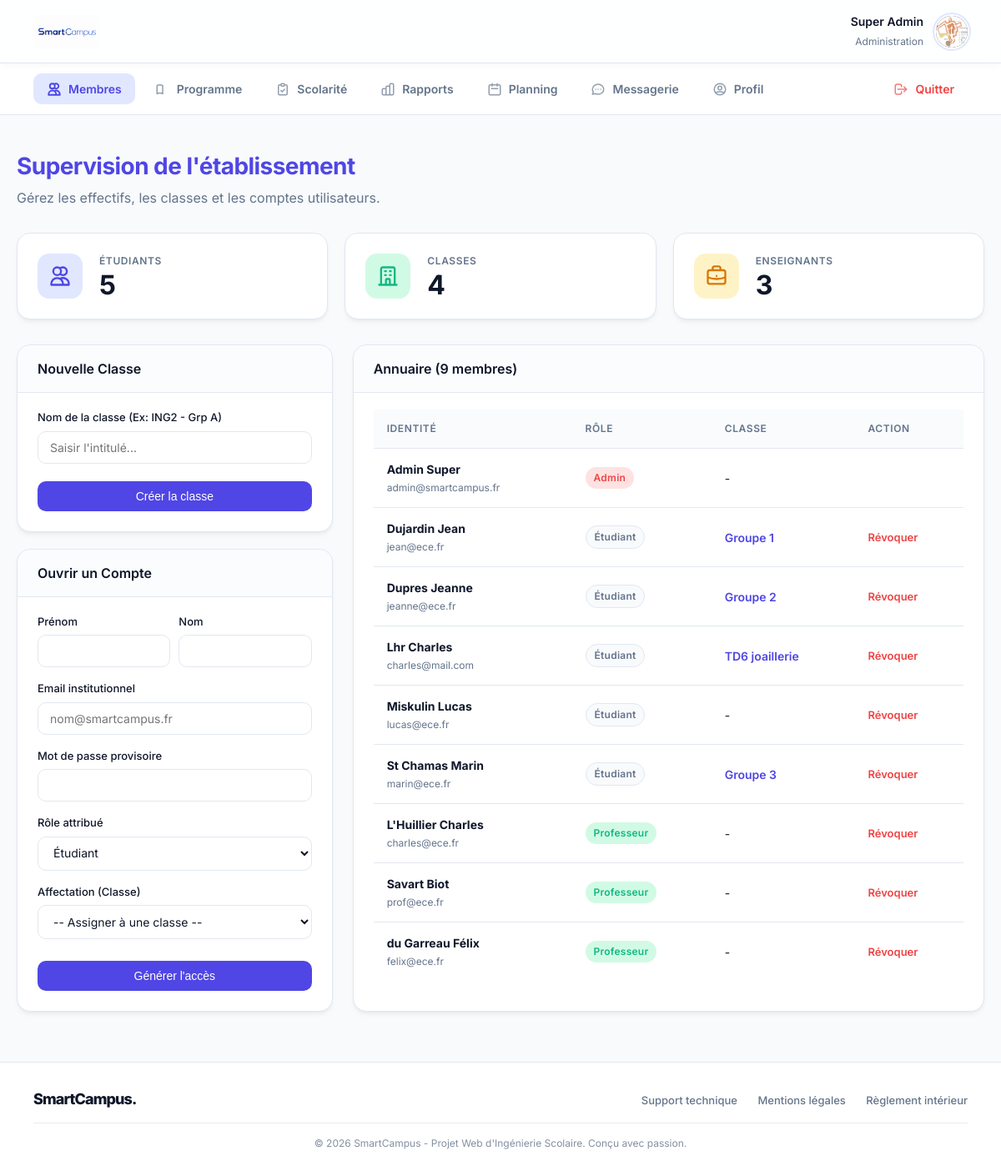
Before: /dashboard_administrateur.php (signed in) with the older database file.
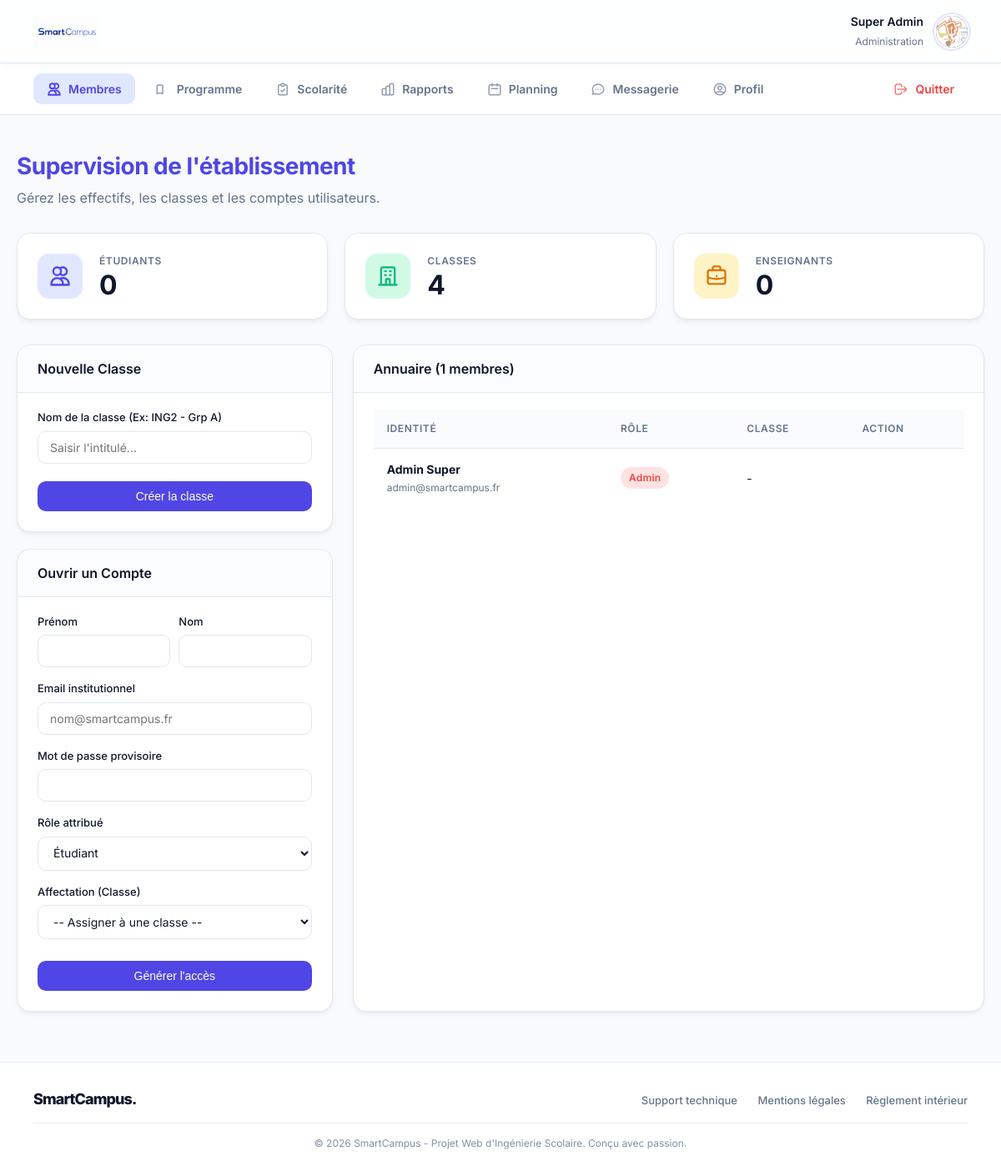
After: the same page with the newer database file.
### tables this page shows
CREATE TABLE utilisateurs (
        id INTEGER PRIMARY KEY AUTOINCREMENT,
        prenom TEXT NOT NULL,
        nom TEXT NOT NULL,
        email TEXT UNIQUE NOT NULL,
        role TEXT CHECK(role IN ('etudiant', 'professeur', 'administrateur')) NOT NULL,
        mot_de_passe_hash TEXT NOT NULL,
        statut_compte TEXT DEFAULT 'actif',
        groupe_id INTEGER,
        FOREIGN KEY(groupe_id) REFERENCES groupes(id) ON DELETE SET NULL
    );

CREATE TABLE groupes (
        id INTEGER PRIMARY KEY AUTOINCREMENT,
        nom TEXT NOT NULL UNIQUE
    );

### dashboard_administrateur.php (the view, shortened to what this page needs)
<?php
require_once 'db.php';
$groupes = $db->query("SELECT * FROM groupes ORDER BY nom")->fetchAll();
$utilisateurs = $db->query("SELECT u.*, g.nom as nom_groupe FROM utilisateurs u LEFT JOIN groupes g ON u.groupe_id = g.id ORDER BY u.role, u.nom")->fetchAll();
$nb_etudiants = $db->query("SELECT COUNT(*) FROM utilisateurs WHERE role = 'etudiant'")->fetchColumn();
$nb_profs = $db->query("SELECT COUNT(*) FROM utilisateurs WHERE role = 'professeur'")->fetchColumn();
$nb_classes = count($groupes);
?>
<!DOCTYPE html>
<html lang="fr">
<head>
    <link rel="stylesheet" href="style.css">
</head>
<body>
    <?php include 'menu.php'; ?>
    <div class="container">
        <div style="margin-bottom: 30px;">
            <h1 style="color:var(--primary);">Supervision de l'établissement</h1>
            <p style="color:var(--text-muted); margin:0;">Gérez les effectifs, les classes et les comptes utilisateurs.</p>
        </div>
        <div class="stats-container">
            <div class="card stat-card">
                <div class="stat-icon icon-indigo">
                    <svg xmlns="http://www.w3.org/2000/svg" width="28" height="28" fill="none" viewBox="0 0 24 24" stroke="currentColor" stroke-width="2"><path stroke-linecap="round" stroke-linejoin="round" d="M12 4.354a4 4 0 110 5.292M15 21H3v-1a6 6 0 0112 0v1zm0 0h6v-1a6 6 0 00-9-5.197M13 7a4 4 0 11-8 0 4 4 0 018 0z" /></svg>
                </div>
                <div class="stat-info"><h2>Étudiants</h2><div class="stat-value"><?= $nb_etudiants ?></div></div>
            </div>
            <div class="card stat-card">
                <div class="stat-icon icon-emerald">
                </div>
                <div class="stat-info"><h2>Classes</h2><div class="stat-value"><?= $nb_classes ?></div></div>
            </div>
            <div class="card stat-card">
                <div class="stat-icon icon-amber">
                </div>
                <div class="stat-info"><h2>Enseignants</h2><div class="stat-value"><?= $nb_profs ?></div></div>
            </div>
        </div>
        <div class="dashboard-grid inverse">
            <div class="form-section">
                <div class="card">
                    <div class="card-header"><h2>Nouvelle Classe</h2></div>
                    <form method="POST">
                        <label>Nom de la classe (Ex: ING2 - Grp A)</label>
                        <input type="text" name="nom_groupe" required placeholder="Saisir l'intitulé...">
                        <button type="submit" class="btn-action" style="width:100%; margin-top:5px;">Créer la classe</button>
                    </form>
                </div>
                <div class="card">
                    <div class="card-header"><h2>Ouvrir un Compte</h2></div>
                    <form action="traitement_inscription.php" method="POST">
                        <div style="display:flex; gap:10px;">
                            <div style="flex:1;"><label>Prénom</label><input type="text" name="prenom" required></div>
                            <div style="flex:1;"><label>Nom</label><input type="text" name="nom" required></div>
                        </div>
                        <label>Email institutionnel</label><input type="email" name="email" required placeholder="nom@smartcampus.fr">
                        <label>Mot de passe provisoire</label><input type="password" name="mot_de_passe" required>
                        <label>Rôle attribué</label>
                        <select name="role" id="roleSelect" required onchange="toggleGroupSelect()">
                            <option value="etudiant">Étudiant</option><option value="professeur">Professeur</option><option value="administrateur">Administrateur</option>
                        </select>
                        <div id="groupSelectContainer">
                            <label>Affectation (Classe)</label>
                            <select name="groupe_id" id="groupSelect">
                                <option value="">-- Assigner à une classe --</option>
                            </select>
                        </div>
                        <button type="submit" class="btn-action" style="width:100%; margin-top:10px;">Générer l'accès</button>
                    </form>
                </div>
            </div>
            <div class="card">
                <div class="card-header"><h2>Annuaire (<?= count($utilisateurs) ?> membres)</h2></div>
                <table>
                    <tr><th>Identité</th><th>Rôle</th><th>Classe</th><th>Action</th></tr>
                    <?php foreach ($utilisateurs as $u): ?>
                        <tr>
                            <td>
                                <strong><?= htmlspecialchars($u['nom'] . ' ' . $u['prenom']) ?></strong><br>
                                <span style="font-size:12px;color:var(--text-muted);"><?= htmlspecialchars($u['email']) ?></span>
                            </td>
                            <td>
                                <?php if($u['role'] == 'administrateur'): ?><span class="badge badge-danger">Admin</span>
                                <?php elseif($u['role'] == 'professeur'): ?><span class="badge badge-success">Professeur</span>
                                <?php else: ?><span class="badge badge-neutral">Étudiant</span>
                                <?php endif; ?>
                            </td>
                            <td><?= $u['nom_groupe'] ? '<span style="color:var(--primary);font-weight:600;">'.htmlspecialchars($u['nom_groupe']).'</span>' : '-' ?></td>
                            <td>
                                <?php if($u['id'] != $_SESSION['utilisateur_id']): ?>
                                    <a href="supprimer_utilisateur.php?id=<?= $u['id'] ?>" style="color:var(--danger); font-size:13px; font-weight:600;" onclick="return confirm('Supprimer ce membre ?');">Révoquer</a>
                                <?php endif; ?>
                            </td>
                        </tr>
                    <?php endforeach; ?>
                </table>
            </div>
        </div>
    </div>
    <?php include 'footer.php'; ?>
</body>
</html>

### menu.php (shortened to what this page needs)
<?php
require_once 'db.php';
$mon_id = $_SESSION['utilisateur_id'];
$mon_role = $_SESSION['role'];
$stmt_menu = $db->prepare("SELECT u.*, g.nom as nom_groupe FROM utilisateurs u LEFT JOIN groupes g ON u.groupe_id = g.id WHERE u.id = ?");
$stmt_menu->execute([$mon_id]);
$user_menu = $stmt_menu->fetch(PDO::FETCH_ASSOC);
$initiales_menu = strtoupper(substr($user_menu['prenom'], 0, 1) . substr($user_menu['nom'], 0, 1));
$avatar_menu_url = null;
$search_avatar_menu = glob("uploads/avatars/avatar_" . $mon_id . ".*");
if (!empty($search_avatar_menu)) { $avatar_menu_url = $search_avatar_menu[0]; }
$stmt_unread_menu = $db->prepare("SELECT COUNT(*) FROM messages WHERE destinataire_id = ? AND lu = 0");
$stmt_unread_menu->execute([$mon_id]);
$messages_non_lus_menu = $stmt_unread_menu->fetchColumn();
$current_page = basename($_SERVER['PHP_SELF']);
?>
<header class="top-bar">
    <img src="images/logo.jpg" alt="SmartCampus" onerror="this.src='https://via.placeholder.com/120x45?text=SmartCampus'">
    <div class="user-widget">
        <div class="user-widget-info" style="text-align: right;">
            <strong style="color:var(--text-main); font-size:14px;"><?= htmlspecialchars($user_menu['prenom'] . ' ' . $user_menu['nom']) ?></strong>
            <span style="font-size:12px; color:var(--text-muted);">
                <?php
                if ($mon_role === 'administrateur') echo 'Administration';
                elseif ($mon_role === 'professeur') echo 'Corps Enseignant';
                else echo htmlspecialchars($user_menu['nom_groupe'] ?? 'Étudiant');
                ?>
            </span>
        </div>
        <div class="avatar-small" <?= $mon_role === 'administrateur' ? 'style="background: #1e293b;"' : '' ?>>
            <?php if ($avatar_menu_url): ?><img src="<?= $avatar_menu_url ?>" alt="Profil"><?php else: ?><?= $initiales_menu ?><?php endif; ?>
        </div>
    </div>
</header>
<nav class="top-nav">
    <?php if ($mon_role === 'administrateur'): ?>
        <a href="dashboard_administrateur.php" class="<?= $current_page === 'dashboard_administrateur.php' ? 'active' : '' ?>">
            <svg fill="none" viewBox="0 0 24 24" stroke="currentColor" stroke-width="2"><path stroke-linecap="round" stroke-linejoin="round" d="M12 4.354a4 4 0 110 5.292M15 21H3v-1a6 6 0 0112 0v1zm0 0h6v-1a6 6 0 00-9-5.197M13 7a4 4 0 11-8 0 4 4 0 018 0z" /></svg> Membres
        </a>
        <a href="gestion_cours.php" class="<?= $current_page === 'gestion_cours.php' ? 'active' : '' ?>">
            <svg fill="none" viewBox="0 0 24 24" stroke="currentColor" stroke-width="2"><path stroke-linecap="round" stroke-linejoin="round" d="M12 6.253v13m0-13C10.832 5.477 9.246 5 7.5 5S4.168 5.477 3 6.253v13C4.168 18.477 5.754 18 7.5 18s3.332.477 4.5 1.253" /></svg> Programme
        </a>
        <a href="gestion_absences.php" class="<?= $current_page === 'gestion_absences.php' ? 'active' : '' ?>">
            <svg fill="none" viewBox="0 0 24 24" stroke="currentColor" stroke-width="2"><path stroke-linecap="round" stroke-linejoin="round" d="M9 5H7a2 2 0 00-2 2v12a2 2 0 002 2h10a2 2 0 002-2V7a2 2 0 00-2-2h-2M9 5a2 2 0 002 2h2a2 2 0 002-2M9 5a2 2 0 012-2h2a2 2 0 012 2m-6 9l2 2 4-4" /></svg> Scolarité
        </a>
        <a href="rapports_admin.php" class="<?= $current_page === 'rapports_admin.php' ? 'active' : '' ?>">
            Rapports
        </a>
    <?php endif; ?>
    <a href="planning.php" class="<?= $current_page === 'planning.php' ? 'active' : '' ?>">
        <svg fill="none" viewBox="0 0 24 24" stroke="currentColor" stroke-width="2"><path stroke-linecap="round" stroke-linejoin="round" d="M8 7V3m8 4V3m-9 8h10M5 21h14a2 2 0 002-2V7a2 2 0 00-2-2H5a2 2 0 00-2 2v12a2 2 0 002 2z" /></svg> Planning
    </a>
    <a href="messagerie.php" class="<?= $current_page === 'messagerie.php' ? 'active' : '' ?>">
        <svg fill="none" viewBox="0 0 24 24" stroke="currentColor" stroke-width="2"><path stroke-linecap="round" stroke-linejoin="round" d="M8 12h.01M12 12h.01M16 12h.01M21 12c0 4.418-4.03 8-9 8a9.863 9.863 0 01-4.255-.949L3 20l1.395-3.72C3.512 15.042 3 13.574 3 12c0-4.418 4.03-8 9-8s9 3.582 9 8z" /></svg>
        Messagerie <?php if ($messages_non_lus_menu > 0): ?><span class="notification-badge"><?= $messages_non_lus_menu ?></span><?php endif; ?>
    </a>
    <a href="profil.php" class="<?= $current_page === 'profil.php' ? 'active' : '' ?>">
        <svg fill="none" viewBox="0 0 24 24" stroke="currentColor" stroke-width="2"><path stroke-linecap="round" stroke-linejoin="round" d="M5.121 17.804A13.937 13.937 0 0112 16c2.5 0 4.847.655 6.879 1.804M15 10a3 3 0 11-6 0 3 3 0 016 0zm6 2a9 9 0 11-18 0 9 9 0 0118 0z" /></svg> Profil
    </a>
    <a href="deconnexion.php" style="color: var(--danger); margin-left: auto;">
        <svg fill="none" viewBox="0 0 24 24" stroke="currentColor" stroke-width="2"><path stroke-linecap="round" stroke-linejoin="round" d="M17 16l4-4m0 0l-4-4m4 4H7m6 4v1a3 3 0 01-3 3H6a3 3 0 01-3-3V7a3 3 0 013-3h4a3 3 0 013 3v1" /></svg> Quitter
    </a>
</nav>

### footer.php
<footer class="main-footer">
    <div class="footer-content">
        <div class="footer-logo">SmartCampus.</div>
        <div class="footer-links">
            <a href="#">Support technique</a>
            <a href="#">Mentions légales</a>
            <a href="#">Règlement intérieur</a>
        </div>
    </div>
    <div class="footer-copyright">
        &copy; <?= date('Y') ?> SmartCampus - Projet Web d'Ingénierie Scolaire. Conçu avec passion.
    </div>
</footer>

### dashboard_administrateur.php (style rules this page uses)
.stats-container { display: grid; grid-template-columns: repeat(3, 1fr); gap: 20px; margin-bottom: 30px; }
.stat-card { display: flex; align-items: center; padding: 24px; gap: 20px; }
.stat-icon { width: 54px; height: 54px; border-radius: 14px; display: flex; align-items: center; justify-content: center; }
.icon-indigo { background: #e0e7ff; color: #4f46e5; }
.icon-emerald { background: #d1fae5; color: #10b981; }
.icon-amber { background: #fef3c7; color: #d97706; }
.stat-info h2 { font-size: 12px; color: var(--text-muted); text-transform: uppercase; letter-spacing: 0.05em; margin-bottom: 4px; }
.stat-info .stat-value { font-size: 32px; font-weight: 700; line-height: 1; color: var(--text-main); }
.form-section { display: flex; flex-direction: column; gap: 20px; }

Changed rows visible on the page:
removed utilisateurs: nom+prenom "Dujardin Jean", email "jean@ece.fr", role "Étudiant", groupe.nom "Groupe 1"
removed utilisateurs: nom+prenom "Dupres Jeanne", email "jeanne@ece.fr", role "Étudiant", groupe.nom "Groupe 2"
removed utilisateurs: nom+prenom "Lhr Charles", email "charles@mail.com", role "Étudiant", groupe.nom "TD6 joaillerie"
removed utilisateurs: nom+prenom "Miskulin Lucas", email "lucas@ece.fr", role "Étudiant"
removed utilisateurs: nom+prenom "St Chamas Marin", email "marin@ece.fr", role "Étudiant", groupe.nom "Groupe 3"
removed utilisateurs: nom+prenom "L'Huillier Charles", email "charles@ece.fr", role "Professeur"
removed utilisateurs: nom+prenom "Savart Biot", email "prof@ece.fr", role "Professeur"
removed utilisateurs: nom+prenom "du Garreau Félix", email "felix@ece.fr", role "Professeur"
Other visible differences:
$nb_etudiants: "5" → "0"
$nb_profs: "3" → "0"
count($utilisateurs): "9" → "1"
